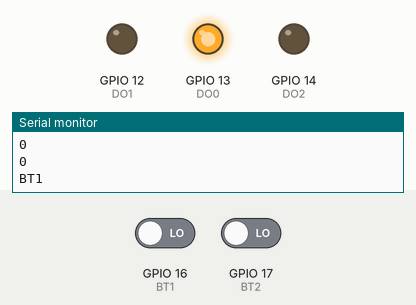
Bench run of a program on a simulated ESP32. Parts: output pins drawn as LEDs (lit = HIGH), the last lines printed to the serial monitor. Dashed ring = blinking. The inputs (shaded band) are chosen by the test bench; at power-on: GPIO 16 (BT1) LOW, GPIO 17 (BT2) LOW.

Above: at 1.2 s.
1.3 s: GPIO 16 (BT1) driven HIGH
At 2.1 s:
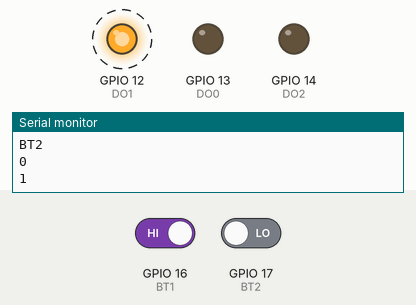
Timing chart, 0 to 10.3 s (numbered marks = the images above; inputs shaded):
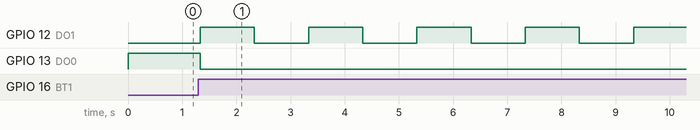

Measured:
- after the input at 1.3 s, GPIO 12 (DO1): alternates HIGH for 1.0 s and LOW for 1.0 s, starting at once; GPIO 13 (DO0): HIGH → LOW at once

The program:

main.cpp
```cpp
#include <Arduino.h>
#include <Wire.h>
#include <Adafruit_GFX.h>
#include <Adafruit_SSD1306.h>
#include "Led.hpp"
#include "TrafficLight.hpp"

#define BAUD 9600
#define DO0 13
#define DO1 12
#define DO2 14
#define BT0 4
#define BT1 16
#define BT2 17

Led green(DO0);
Led yellow(DO1);
Led red(DO2);

TrafficLight traffic_light(&green, &yellow, &red);

void setup()
{
  Serial.begin(BAUD);
  Serial.println("\nBasic DIO");

  pinMode(DO0, OUTPUT);
  pinMode(DO1, OUTPUT);
  pinMode(DO2, OUTPUT);
  pinMode(BT1, INPUT);
  pinMode(BT2, INPUT);

  Serial.println("bt0 bt1 bt2 d0 d1 d2");
}

void loop()
{
  int digital_input_bt1 = digitalRead(BT1);
  int digital_input_bt2 = digitalRead(BT2);
  Serial.println("BT1");
  Serial.println(digital_input_bt1);
  Serial.println("BT2");
  Serial.println(digital_input_bt2);

  bool button_clicked = (digital_input_bt2 == HIGH) || (digital_input_bt1 == HIGH);
  if (button_clicked)
  {
    traffic_light.change();
  }

  Serial.println(button_clicked);

  traffic_light.actionBasedOnState();
}
```

Led.cpp
```cpp
#include "Led.hpp"
#include <Arduino.h>

Led::Led(int input_pin)
{
	pin = input_pin;
	pinMode(input_pin, OUTPUT);
}

void Led::flicker(int second, int interval)
{
	int secondCounter = 0;
	int ledState = LOW;
	while (secondCounter != 10)
	{
		if (ledState == LOW)
		{
			ledState = HIGH;
		}
		else
		{
			ledState = LOW;
		}
		digitalWrite(pin, ledState);
		delay(1000);
		secondCounter++;
	}
};

void Led::turnOn()
{
	digitalWrite(pin, HIGH);
};

void Led::turnOnThenDelayInSecond(int second)
{
	digitalWrite(pin, HIGH);
	delay(second * 1000);
};

void Led::turnOff()
{
	digitalWrite(pin, LOW);
};
```

Led.hpp
```cpp
#pragma once
#include "TrafficLightState.hpp"

class Led
{
public:
	Led(int pin);
	void flicker(int second, int interval);
	void turnOn();
	void turnOnThenDelayInSecond(int second);
	void turnOff();

private:
	int pin;
};
```

States.cpp
```cpp
#include "States.hpp"
#include <Arduino.h>

void Jalan::change(TrafficLight *traffic_light)
{
	traffic_light->setState(SiapHenti::getInstance());
}

void Jalan::enter(TrafficLight *traffic_light)
{
	traffic_light->greenLed->turnOnThenDelayInSecond(10);
}

void Jalan::action(TrafficLight *traffic_light)
{
	traffic_light->greenLed->turnOn();
}

void Jalan::exit(TrafficLight *traffic_light)
{
	traffic_light->greenLed->turnOff();
}

TrafficLightState &Jalan::getInstance()
{
	static Jalan singleton;
	return singleton;
}

void SiapHenti::change(TrafficLight *traffic_light)
{
	traffic_light->setState(Berhenti::getInstance());
}

void SiapHenti::action(TrafficLight *traffic_light)
{
	traffic_light->yellowLed->flicker(10, 1000);
	traffic_light->change();
}

void SiapHenti::exit(TrafficLight *traffic_light)
{
	traffic_light->yellowLed->turnOff();
}

TrafficLightState &SiapHenti::getInstance()
{
	static SiapHenti singleton;
	return singleton;
}

void Berhenti::change(TrafficLight *traffic_light)
{
	traffic_light->setState(Jalan::getInstance());
}

void Berhenti::action(TrafficLight *traffic_light)
{
	traffic_light->redLed->turnOnThenDelayInSecond(10);
	traffic_light->change();
}

void Berhenti::exit(TrafficLight *traffic_light)
{
	traffic_light->redLed->turnOff();
}

TrafficLightState &Berhenti::getInstance()
{
	static Berhenti singleton;
	return singleton;
}
```

States.hpp
```cpp
#pragma once
#include "TrafficLightState.hpp"

class Jalan : public TrafficLightState
{
public:
	void enter(TrafficLight *traffic_light);
	void change(TrafficLight *traffic_light);
	void exit(TrafficLight *traffic_light);
	void action(TrafficLight *traffic_light);
	static TrafficLightState &getInstance();

private:
	Jalan() {}
	Jalan(const Jalan &other);
	Jalan &operator=(const Jalan &other);
};

class SiapHenti : public TrafficLightState
{
public:
	void enter(TrafficLight *traffic_light) {}
	void change(TrafficLight *traffic_light);
	void exit(TrafficLight *traffic_light);
	void action(TrafficLight *traffic_light);
	static TrafficLightState &getInstance();

private:
	SiapHenti() {}
	SiapHenti(const SiapHenti &other);
	SiapHenti &operator=(const SiapHenti &other);
};

class Berhenti : public TrafficLightState
{
public:
	void enter(TrafficLight *traffic_light) {}
	void change(TrafficLight *traffic_light);
	void exit(TrafficLight *traffic_light);
	void action(TrafficLight *traffic_light);
	static TrafficLightState &getInstance();

private:
	Berhenti() {}
	Berhenti(const Berhenti &other);
	Berhenti &operator=(const Berhenti &other);
};
```

TrafficLight.cpp
```cpp
#include "TrafficLight.hpp"
#include "States.hpp"
#include "Led.hpp"

TrafficLight::TrafficLight(Led *green, Led *yellow, Led *red)
{
	this->greenLed = green;
	this->redLed = red;
	this->yellowLed = yellow;
	currentState = &Jalan::getInstance();
}

void TrafficLight::setState(TrafficLightState &newState)
{
	currentState->exit(this);
	currentState = &newState;
	currentState->enter(this);
}

void TrafficLight::change()
{
	currentState->change(this);
}

void TrafficLight::actionBasedOnState()
{
	currentState->action(this);
}
```

TrafficLight.hpp
```cpp
#pragma once
#include "TrafficLightState.hpp"
#include "Led.hpp"

// Forward declaration to resolve circular dependency/include
class TrafficLightState;
class Led;

class TrafficLight
{
public:
	Led *greenLed;
	Led *yellowLed;
	Led *redLed;
	TrafficLight(Led *green, Led *yellow, Led *red);
	inline TrafficLightState *getCurrentState() const { return currentState; }
	void change();
	void setState(TrafficLightState &newState);
	void actionBasedOnState();

private:
	TrafficLightState *currentState;
};
```

TrafficLightState.hpp
```cpp
#pragma once
#include "TrafficLight.hpp"

class TrafficLight;

class TrafficLightState
{
public:
	virtual void enter(TrafficLight *traffic_light) = 0;
	virtual void change(TrafficLight *traffic_light) = 0;
	virtual void exit(TrafficLight *traffic_light) = 0;
	virtual void action(TrafficLight *traffic_light) = 0;
	virtual ~TrafficLightState() {}
};
```
